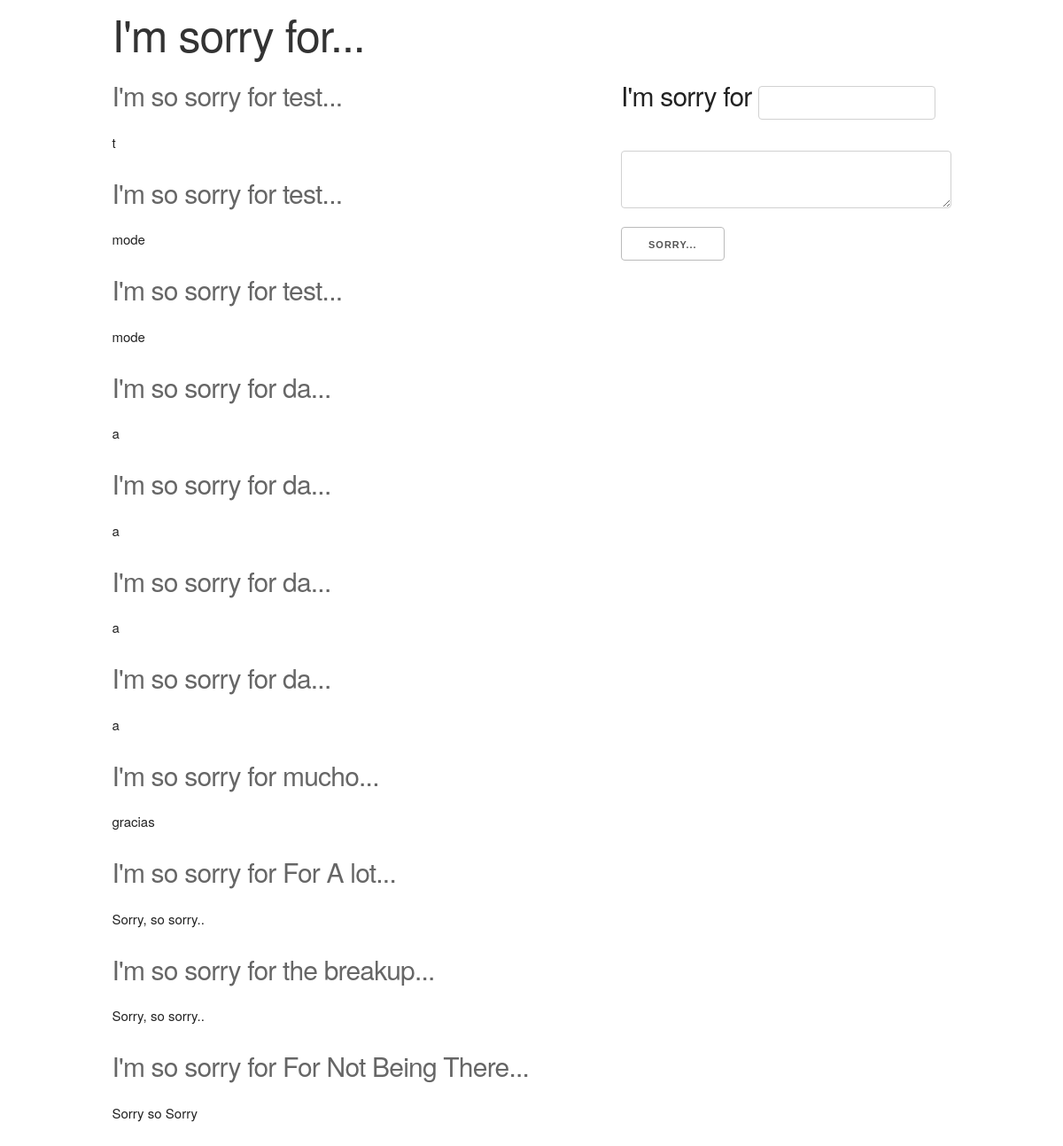
Before: / with the older database file.
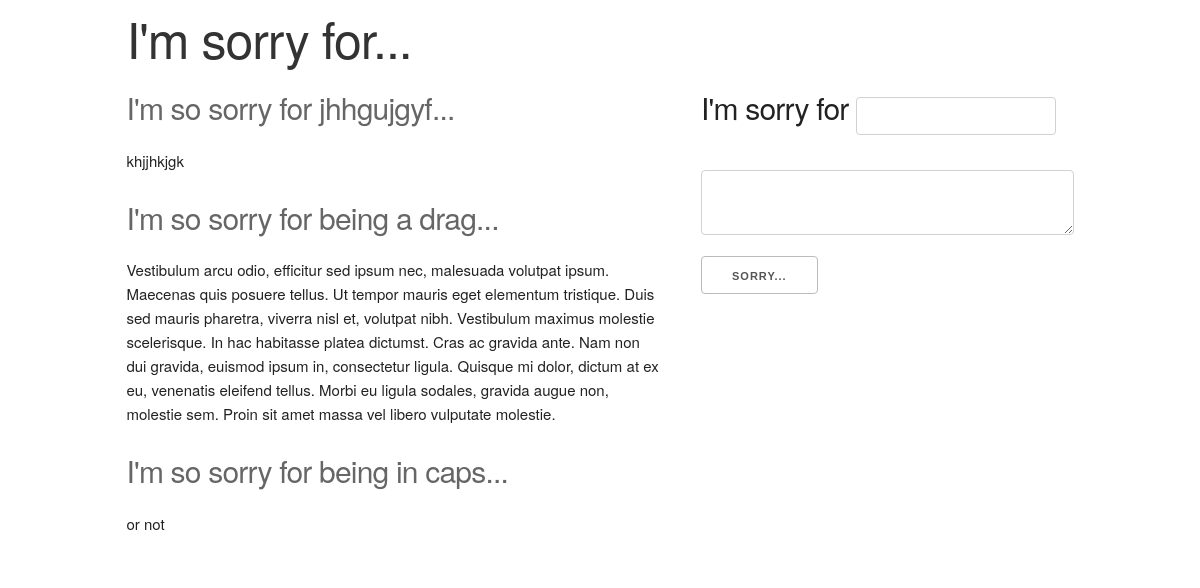
After: the same page with the newer database file.
### sorry/models.py (models this page shows, shortened)
class Sorry(models.Model):
    title = models.CharField(max_length=30)
    text = models.TextField()

### sorry/views.py (the view)
# urls.py: url(r'^$', views.mainView, name ='sorry_list'),
def mainView(request):
    sorrys = Sorry.objects.all().order_by('-id')
    if request.method == "POST":
        form = SorryForm(request.POST)
        if form.is_valid():
            post = form.save(commit=False)
            post.save()
            return redirect('sorry_list')
    else:
        form =SorryForm()
    return render(request, 'sorry/sorry_list.html', {'sorrys': sorrys, 'form':form})

### sorry/forms.py
class SorryForm(forms.ModelForm):
    title = customTitle(max_length=20, label='')
    text = forms.CharField(widget=forms.Textarea, label='')
    class Meta:
        model = Sorry
        fields = ('title','text',)

### sorry/templates/sorry/sorry_list.html
{% extends 'sorry/base.html' %}
{% block content %}
  {% for sorry in sorrys %}
    <div class="sorry-title">
      <h4><a class="title" href="{% url 'sorry_detail' pk=sorry.pk %}">I'm so sorry for {{ sorry.title }}...</a></h2>
      <p>{{ sorry.text|linebreaksbr }}</p>
    </div>
  {% endfor %}
{% endblock %}

### sorry/templates/sorry/base.html (shortened to what this page needs)
{% load staticfiles %}
<!DOCTYPE html>
<html>
  <head>
    <link rel="stylesheet" href="{% static 'css/skeleton.css' %}">
    <link rel="stylesheet" href="{% static 'css/styles.css' %}">
  </head>
  <body>
    <div class="container" >
      <div class="hero">
      <div class="row">
        <div class="twelve columns">
        <h1><a class="header" href="{% url 'sorry_list'  %}" >I'm sorry for...</a></h1>
      </div>
      </div>
    </div>
    <div class="row">
      <div class="seven columns" >
        {% block content %}
        {% endblock %}
      </div>
      <div class="five columns" >
        <form method="POST" class="sorry-form">
          <h4>I'm sorry for {{ form.title }}</h4>
          {{ form.text }}
          <button type ="submit" class "save">Sorry...</button>
        </form>
      </div>
    </div>
  </div>
  </body>
</html>

### sorry/static/css/skeleton.css (style rules this page uses)
.container { position: relative; width: 100%; max-width: 960px; margin: 0 auto; padding: 0 20px; box-sizing: border-box; }
.column, .columns { width: 100%; float: left; box-sizing: border-box; }
@media (min-width: 400px) { .container { width: 85%; padding: 0; } }
@media (min-width: 550px) { .container { width: 80%; } }
@media (min-width: 550px) { .column, .columns { margin-left: 4%; } }
@media (min-width: 550px) { .column:first-child, .columns:first-child { margin-left: 0; } }
@media (min-width: 550px) { .five.columns { width: 39.3333333333%; } }
@media (min-width: 550px) { .seven.columns { width: 56.6666666667%; } }
@media (min-width: 550px) { .twelve.columns { width: 100%; margin-left: 0; } }
html { font-size: 62.5%; }
body { font-size: 1.5em; line-height: 1.6; font-weight: 400; font-family: "Raleway", "HelveticaNeue", "Helvetica Neue", Helvetica, Arial, sans-serif; color: #222; }
h1, h2, h3, h4, h5, h6 { margin-top: 0; margin-bottom: 2rem; font-weight: 300; }
h1 { font-size: 4.0rem; line-height: 1.2; letter-spacing: -.1rem; }
h4 { font-size: 2.4rem; line-height: 1.35; letter-spacing: -.08rem; }
@media (min-width: 550px) { h1 { font-size: 5.0rem; } }
@media (min-width: 550px) { h4 { font-size: 3.0rem; } }
p { margin-top: 0; }
a { color: #1EAEDB; }
.button, button, input[type="submit"], input[type="reset"], input[type="button"] { display: inline-block; height: 38px; padding: 0 30px; color: #555; text-align: center; font-size: 11px; font-weight: 600; line-height: 38px; letter-spacing: .1rem; text-transform: uppercase; text-decoration: none; white-space: nowrap; background-color: transparent; border-radius: 4px; border: 1px solid #bbb; cursor: pointer; box-sizing: border-box; }
input[type="email"], input[type="number"], input[type="search"], input[type="text"], input[type="tel"], input[type="url"], input[type="password"], textarea, select { height: 38px; padding: 6px 10px; background-color: #fff; border: 1px solid #D1D1D1; border-radius: 4px; box-shadow: none; box-sizing: border-box; }
input[type="email"], input[type="number"], input[type="search"], input[type="text"], input[type="tel"], input[type="url"], input[type="password"], textarea { -webkit-appearance: none; -moz-appearance: none; appearance: none; }
textarea { min-height: 65px; padding-top: 6px; padding-bottom: 6px; }
button, .button { margin-bottom: 1rem; }
input, textarea, select, fieldset { margin-bottom: 1.5rem; }
pre, blockquote, dl, figure, table, p, ul, ol, form { margin-bottom: 2.5rem; }
.container:after, .row:after, .u-cf { content: ""; display: table; clear: both; }

### sorry/static/css/styles.css (style rules this page uses)
a.title, a.header { text-decoration: none }
a.header { color: #333; }
a.title { color: #666 }
textarea { width:100% }
#id_title { width: 200px; }

Changed rows visible on the page:
removed Sorry: title "test", text "t"
removed Sorry: title "test", text "mode"
removed Sorry: title "test", text "mode"
removed Sorry: title "da", text "a"
removed Sorry: title "da", text "a"
removed Sorry: title "da", text "a"
removed Sorry: title "da", text "a"
removed Sorry: title "mucho", text "gracias"
removed Sorry: title "For A lot", text "Sorry, so sorry.."
removed Sorry: title "the breakup", text "Sorry, so sorry.."
removed Sorry: title "For Not Being There", text "Sorry so Sorry"
added Sorry: title "jhhgujgyf", text "khjjhkjgk"
added Sorry: title "being a drag", text "Vestibulum arcu odio, efficitur sed ipsum nec, malesuada volutpat ipsum. Maecenas quis posuere tellus. Ut tempor mauris eget elementum tristique. Duis sed mauris pharetra, viverra nisl et, volutpat nibh. Vestibulum maximus molestie scelerisque. In hac habitasse platea dictumst. Cras ac gravida ante. Nam non dui gravida, euismod ipsum in, consectetur ligula. Quisque mi dolor, dictum at ex eu, venenatis eleifend tellus. Morbi eu ligula sodales, gravida augue non, molestie sem. Proin sit amet massa vel libero vulputate molestie."
added Sorry: title "being in caps", text "or not"
